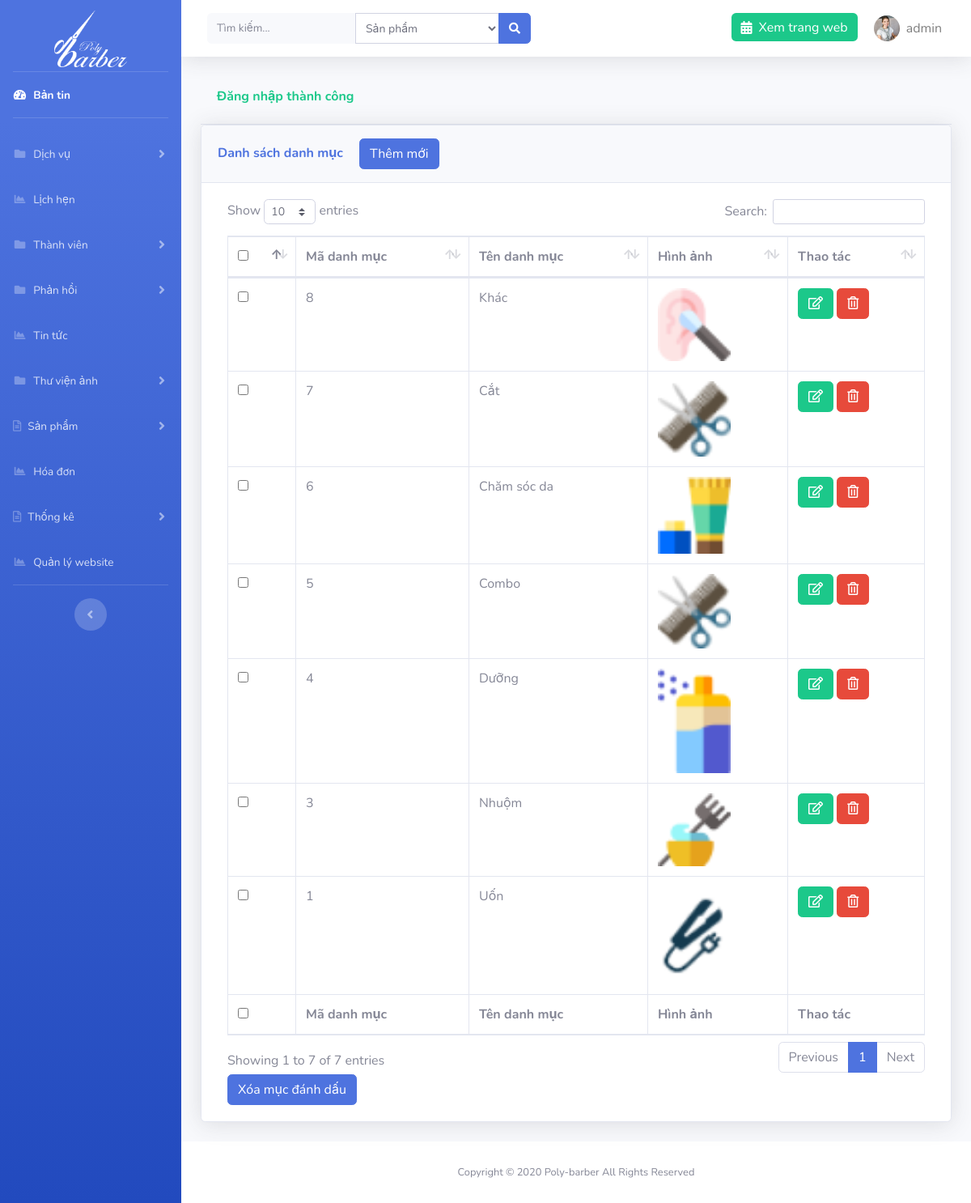
The app's page /admin/?page=type (signed in) with its own data.
### tables this page shows
CREATE TABLE `setting` (
  `id` int(11) NOT NULL,
  `logo` varchar(191) NOT NULL,
  `file_ico` varchar(191) NOT NULL,
  `title` varchar(191) NOT NULL,
  `introduce` text NOT NULL,
  `slogan` varchar(191) NOT NULL
);

CREATE TABLE `types` (
  `id` int(11) NOT NULL,
  `name` varchar(191) NOT NULL,
  `images` varchar(191) NOT NULL
);

### libs/database.php (called while the page is built, shortened)
<?php
function connection()
{
    try {
       $conn = new PDO("mysql:host=localhost; dbname=polybarber; charset=utf8", "root", "");
    } catch (PDOException $e) {
        echo "Lỗi Kết nối" . $e->getMessage();
    }
    return $conn;
}
function listAll($table){
    $conn = connection();
    try{
        $sql = "SELECT * FROM $table ORDER BY id DESC";
        $stmt = $conn->prepare($sql);
        $stmt->execute();
        $result = $stmt->fetchAll(PDO::FETCH_ASSOC);
    }catch (PDOException $e){
        echo "Lỗi xử lý dữ liệu".$e->getMessage();
    }finally{
        unset($conn);
    }
    return $result;
}
function query_limit($sql) {
    $conn = connection();
    try {
        $stmt = $conn->prepare($sql);
        $stmt->execute();
        $result = $stmt->fetch(PDO::FETCH_ASSOC);
        return $result;
    } catch (PDOException $e) {
        echo "Lỗi dữ liệu" . $e->getMessage();
    } finally {
        unset($conn);
    }
}

### libs/setting.php (called while the page is built, shortened)
<?php
require_once "database.php";
function list_limit_setting(){
    $sql = "SELECT * from setting order by id limit 0,1";
    return query_limit($sql);
}

### libs/types.php (called while the page is built, shortened)
<?php
require_once "database.php";
function list_all_type(){
    return listAll('types');
}

### admin/types/index.php (the view, shortened to what this page needs)
<?php
$type = list_all_type();
?>
<div class="container-fluid">
    <?php if (isset($_SESSION['message'])) : ?>
        <div class="card-header py-3 text-success">
            <h6 class="font-weight-bold"><?= $_SESSION['message'] ?></h6>
        </div>
    <?php endif; ?>
    <div class="card shadow mb-4">
        <div class="card-header py-3">
            <h6 class="m-0 font-weight-bold text-primary">Danh sách danh mục <a href="<?= ROOT ?>admin/?page=type&action=add" class="btn btn-primary ml-3">Thêm mới</a></h6>
        </div>
        <div class="card-body">
            <div class="table-responsive">
                <form action="" method="POST" class="col-md-12">
                    <table class="table table-bordered" id="dataTable" width="100%" cellspacing="0">
                        <thead>
                            <tr>
                                <th>
                                    <input type="checkbox" name="checkall" class="checkall">
                                </th>
                                <th>Mã danh mục</th>
                                <th>Tên danh mục</th>
                                <th>Hình ảnh</th>
                                <th>Thao tác</th>
                            </tr>
                        </thead>
                        <tfoot>
                            <tr>
                            <th>
                                <input type="checkbox" name="checkall" class="checkall">
                                </th>
                                <th>Mã danh mục</th>
                                <th>Tên danh mục</th>
                                <th>Hình ảnh</th>
                                <th>Thao tác</th>
                            </tr>
                        </tfoot>
                        <tbody>
                            <?php foreach ($type as $t) : ?>
                                <tr>
                                    <td>
                                        <input type="checkbox" name="id[]" id="" value="<?= $t['id'] ?>">
                                    </td>
                                    <td><?= $t['id'] ?></td>
                                    <td><?= $t['name'] ?></td>
                                    <td>
                                        <img src="../images/categories/<?= $t['images'] ?>" width="90" alt="">
                                    </td>
                                    <td>
                                        <a href="<?= ROOT ?>admin/?page=type&action=edit&id=<?= $t['id'] ?>" class="btn btn-success"><i class="far fa-edit"></i></a>
                                        <a href="<?= ROOT ?>admin/?page=type&id=<?= $t['id'] ?>" onclick="return confirm('Bạn có chắc muốn xóa không')" class="btn btn-danger"><i class="far fa-trash-alt"></i></a>
                                    </td>
                                </tr>
                            <?php endforeach; ?>
                        </tbody>
                    </table>
                    <button type="submit" class="btn btn-primary" id="btndel-category" name="btn-del">Xóa mục đánh dấu</button>
                </form>
            </div>
        </div>
    </div>
</div>

### admin/template/header.php (shortened to what this page needs)
<?php $setting = list_limit_setting(); ?>
<!DOCTYPE html>
<html lang="en">
<head>
    <link href="resource/vendor/fontawesome-free/css/all.min.css" rel="stylesheet" type="text/css">
    <link rel="stylesheet" href="resource/vendor/select2.min.css" />
<link rel="stylesheet" href="https://maxcdn.bootstrapcdn.com/bootstrap/4.4.1/css/bootstrap.min.css">
    <link href="resource/css/sb-admin-2.css" rel="stylesheet">
    <link href="resource/vendor/datatables/dataTables.bootstrap4.min.css" rel="stylesheet">
</head>
<body id="page-top">
    <div id="wrapper">
        <ul class="navbar-nav bg-gradient-primary sidebar sidebar-dark accordion" id="accordionSidebar">
            <a class="sidebar-brand d-flex align-items-center justify-content-center mb-3 pt-5" href="<?=ROOT?>admin">
                <img src="../images/<?=$setting['logo']?>" alt="logo" width="90" height="70">
            </a>
            <hr class="sidebar-divider my-0">
            <li class="nav-item active">
                <a class="nav-link" href="<?= ROOT ?>admin">
                    <i class="fas fa-fw fa-tachometer-alt"></i>
                    <span>Bản tin</span></a>
            </li>
            <hr class="sidebar-divider">
            <li class="nav-item">
                <a class="nav-link collapsed" href="#" data-toggle="collapse" data-target="#collapsePages" aria-expanded="true" aria-controls="collapsePages">
                    <i class="fas fa-fw fa-folder"></i>
                    <span>Dịch vụ</span>
                </a>
            </li>
            <li class="nav-item">
                <a class="nav-link" href="<?= ROOT ?>admin/?page=appointment">
                    <i class="fas fa-fw fa-chart-area"></i>
                    <span>Lịch hẹn</span></a>
            </li>
             <li class="nav-item">
                <a class="nav-link collapsed" href="#" data-toggle="collapse" data-target="#collapsePages2" aria-expanded="true" aria-controls="collapsePages">
                    <i class="fas fa-fw fa-folder"></i>
                    <span>Thành viên</span>
                </a>
            </li>
             <li class="nav-item">
                <a class="nav-link collapsed" href="#" data-toggle="collapse" data-target="#collapsePages3" aria-expanded="true" aria-controls="collapsePages">
                    <i class="fas fa-fw fa-folder"></i>
                    <span>Phản hồi</span>
                </a>
            </li>
               <li class="nav-item">
                <a class="nav-link" href="<?= ROOT ?>admin/?page=new">
                    <i class="fas fa-fw fa-chart-area"></i>
                    <span>Tin tức</span></a>
            </li>
  <li class="nav-item">
                <a class="nav-link collapsed" href="#" data-toggle="collapse" data-target="#collapsePages4" aria-expanded="true" aria-controls="collapsePages">
                    <i class="fas fa-fw fa-folder"></i>
                    <span>Thư viện ảnh</span>
                </a>
            </li>
            <li class="nav-item">
                <a class="nav-link collapsed" href="#" data-toggle="collapse" data-target="#collapseTwo" aria-expanded="true" aria-controls="collapseTwo">
                    <i class="far fa-file-alt"></i>
                    <span>Sản phẩm</span>
                </a>
            </li>
            <li class="nav-item">
                <a class="nav-link" href="<?= ROOT ?>admin/?page=order">
                    <i class="fas fa-fw fa-chart-area"></i>
                    <span>Hóa đơn</span></a>
            </li>
            <li class="nav-item">
                <a class="nav-link collapsed" href="#" data-toggle="collapse" data-target="#collapseTwo1" aria-expanded="true" aria-controls="collapseTwo">
                    <i class="far fa-file-alt"></i>
                    <span>Thống kê</span>
                </a>
            </li>
               <li class="nav-item">
                <a class="nav-link" href="<?= ROOT ?>admin/?page=setting">
                    <i class="fas fa-fw fa-chart-area"></i>
                    <span>Quản lý website</span></a>
            </li>
            <hr class="sidebar-divider d-none d-md-block">
            <div class="text-center d-none d-md-inline">
                <button class="rounded-circle border-0" id="sidebarToggle"></button>
            </div>
        </ul>
        <div id="content-wrapper" class="d-flex flex-column">
            <div id="content">
                <nav class="navbar navbar-expand navbar-light bg-white topbar mb-4 static-top shadow">
                    <form class="d-none d-sm-inline-block form-inline mr-auto ml-md-3 my-2 my-md-0 mw-100 navbar-search" method="POST" action="<?= ROOT ?>admin/search.php">
                        <div class="input-group">
                            <input name="keyword" type="text" title="Vui lòng nhập nội dung tìm kiếm" class="form-control bg-light border-0 small" placeholder="Tìm kiếm..." aria-label="Search" aria-describedby="basic-addon2" required>
                            <select name="select_search" id="" class="form-control form-control-sm select-search">
                        <option value="1">Sản phẩm</option>
                    </select>
                            <div class="input-group-append">
                                <button class="btn btn-primary" type="submit">
                                    <i class="fas fa-search fa-sm"></i>
                                </button>
                            </div>
                        </div>
                    </form>
                    <ul class="navbar-nav ml-auto">
                        <li class="nav-item no-arrow">
                            <a href="<?=ROOT?>" class="nav-link bg-success text-white h-50 mt-3 rounded"><i class="fas fa-calendar-alt mr-2"></i>Xem trang web</a>
                        </li>
                        <li class="nav-item dropdown no-arrow">
                            <a class="nav-link dropdown-toggle" href="" id="userDropdown" role="button" data-toggle="dropdown" aria-haspopup="true" aria-expanded="false">
                                <img class="img-profile rounded-circle" src="../images/users/<?=$_SESSION['user']['images']?>">
                                <span class="ml-2 mr-2 text-black-50"><?=$_SESSION['user']['account']?></span>
                            </a>
                        </li>
                    </ul>
                </nav>

### admin/index.php (shortened to what this page needs)
<?php
$page = isset($_GET['page']) ? $_GET['page'] : '';
require_once '../libs/types.php';
require_once "../libs/setting.php";
include_once 'template/header.php';
switch ($page) {
    case 'type':
        $action = isset($_GET['action']) ? $_GET['action'] : '';
        switch ($action) {
            case '':
                include_once 'types/index.php';
                break;
        }
        break;
}
include_once 'template/footer.php';
?>

### admin/template/footer.php (shortened to what this page needs)
</div>
<footer class="sticky-footer bg-white">
    <div class="container my-auto">
        <div class="copyright text-center my-auto">
            <span>Copyright &copy; 2020 Poly-barber All Rights Reserved</span>
        </div>
    </div>
</footer>
</div>
</div>
</body>
</html>

### records on screen
setting: logo (picture)
types: id "8", name "Khác", images (picture)
types: id "7", name "Cắt", images (picture)
types: id "6", name "Chăm sóc da", images (picture)
types: id "5", name "Combo", images (picture)
types: id "4", name "Dưỡng", images (picture)
types: id "3", name "Nhuộm", images (picture)
types: id "1", name "Uốn", images (picture)

### other values on screen
$_SESSION['user']['account'] "admin"
$_SESSION['message'] "Đăng nhập thành công"
